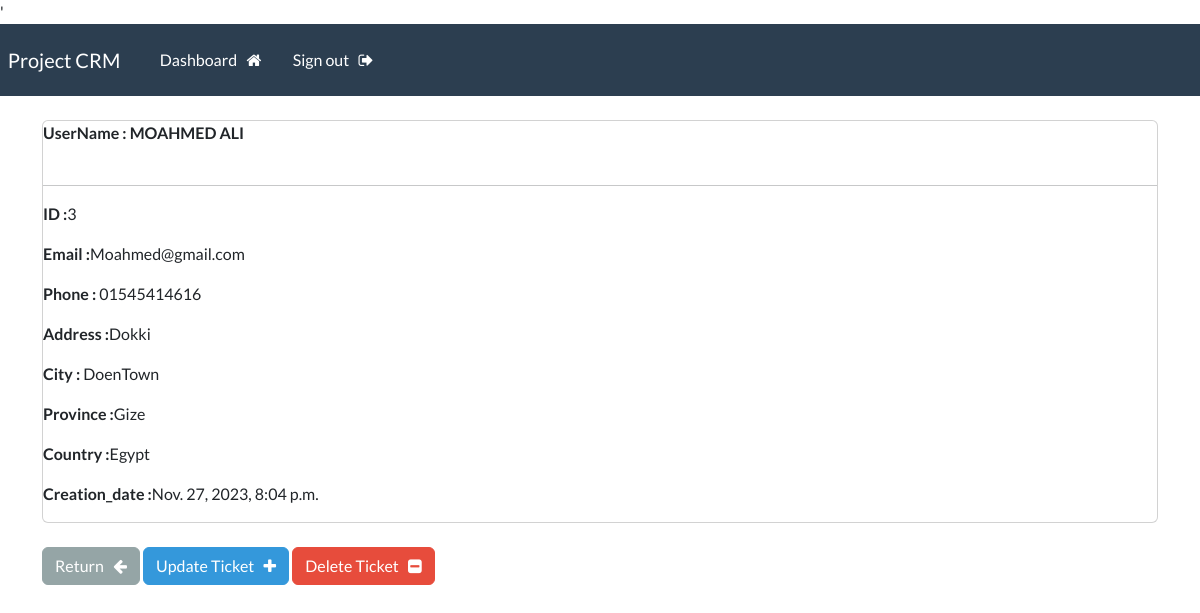
Screenshot of /record/3 (signed in) with the database file from the repository.
### webapp/models.py (models this page shows, shortened)
class Record(models.Model):
    creation_date = models.DateTimeField(auto_now_add=True)
    first_name = models.CharField(max_length=50)
    last_name = models.CharField(max_length=50)
    email = models.EmailField(unique=True)
    Phone = models.CharField(max_length=50)
    address = models.CharField(max_length=50)
    city = models.CharField(max_length=50)
    province = models.CharField(max_length=50)
    country = models.CharField(max_length=50)

### webapp/views.py (the view)
# urls.py: path('record/<int:pk>', views.singler_record, name='record'),
@login_required(login_url='my_login')
def singler_record(request, pk):
    all_record = Record.objects.get(id=pk)
    context = {'record': all_record}
    return render(request, 'webapp/view-record.html', context)

### webapp/templates/webapp/view-record.html
{% extends 'webapp/base.html' %}
{% block content %}
<div class="card">
  <strong>
    UserName : {{record.first_name|upper}} {{record.last_name|upper}}
  </strong>
  <br />
  <hr />
  <div class="crad-body">
    <p><strong>ID :</strong>{{record.id}}</p>
    <p><strong>Email :</strong>{{record.email}}</p>
    <p><strong>Phone : </strong>{{record.Phone}}</p>
    <p><strong>Address :</strong>{{record.address}}</p>
    <p><strong>City : </strong>{{record.city}}</p>
    <p><strong>Province :</strong>{{record.province}}</p>
    <p><strong>Country :</strong>{{record.country}}</p>
    <p><strong>Creation_date :</strong>{{record.creation_date}}</p>
  </div>
</div>
<br />
<a href="{% url 'dashboard' %}" class="btn btn-secondary">
  Return &nbsp; <i class="fa fa-arrow-left" aria-hidden="true"></i
></a>
<a href="{% url 'update_record' record.id %}" class="btn btn-info">
  Update Ticket &nbsp; <i class="fa fa-plus" aria-hidden="true"></i
></a>
<a href="{% url 'delete_record' record.id %}" class="btn btn-danger">
  Delete Ticket &nbsp; <i class="fa fa-minus-square" aria-hidden="true"></i
></a>
&nbsp; {% endblock content %}

### rows the page displays
Record: first_name "MOAHMED", last_name "ALI", id "3", email "Moahmed@gmail.com", Phone "01545414616", address "Dokki", city "DoenTown", province "Gize", country "Egypt", creation_date "Nov. 27, 2023, 8:04 p.m."
